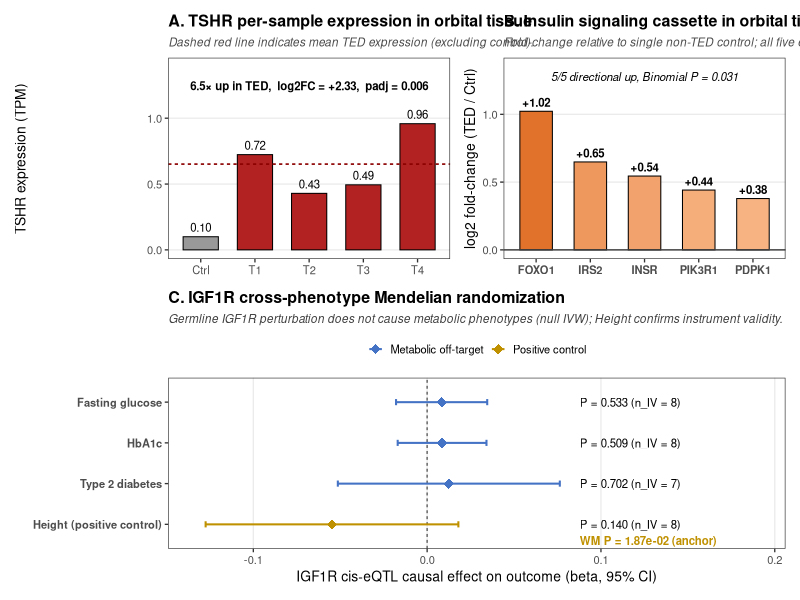
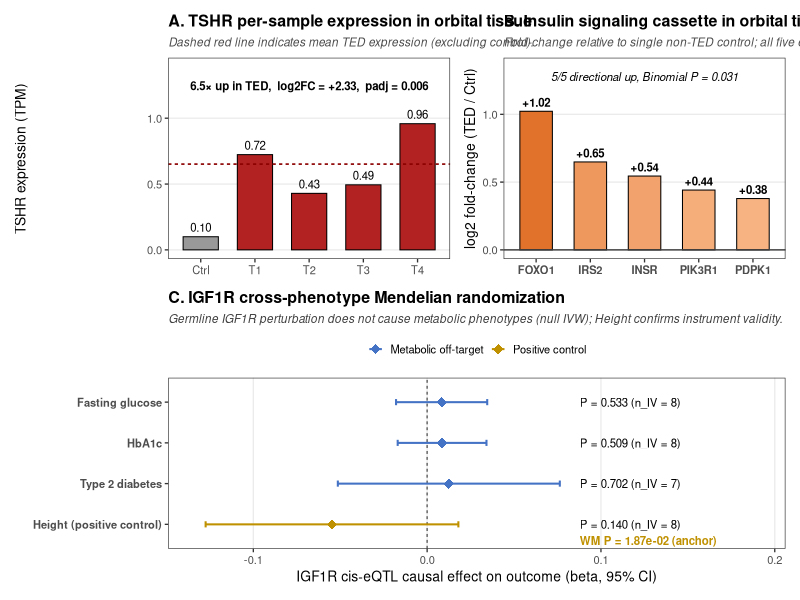
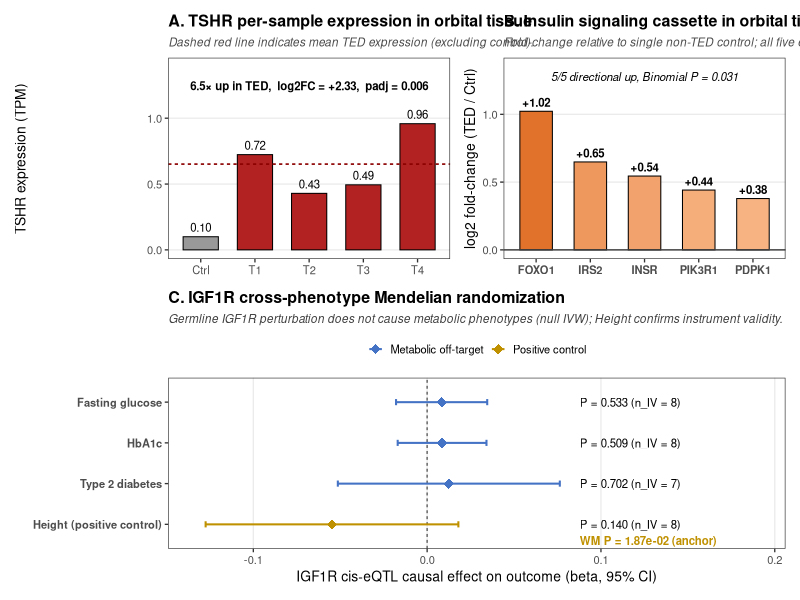

R code for these plots, in order:
# =============================================================================
# TED-TRAP — Figure 3 Main v2 (polish patch)
# Changes: remove "TED mean" text overlap, remove ★ stars, tighter layout
# =============================================================================

suppressPackageStartupMessages({
    library(ggplot2)
    library(dplyr)
    library(tidyr)
    library(patchwork)
    library(scales)
    library(grid)
})

setwd("c:/ProjectTEDGWAS")
base_family <- "sans"

# ---- Load data ----
tpm <- read.csv("TrackA_MR/data_for_fig3/candidate_sample_TPM.csv",
    stringsAsFactors = FALSE, check.names = FALSE
)
raw <- read.csv("TrackA_MR/results/05_cross_phenotype_mr.csv", stringsAsFactors = FALSE)

# =============================================================================
# Panel A — TSHR per-sample (PATCH: remove "TED mean" label, add to subtitle)
# =============================================================================
tpm_cols_TPM <- grep("_TPM$", names(tpm), value = TRUE)
tshr_tpm <- tpm %>%
    filter(Gene_Symbol == "TSHR") %>%
    select(all_of(tpm_cols_TPM))
samples <- c("2", "7", "8", "10", "11")
tshr_sample <- tibble(
    tpm = sapply(samples, function(s) {
        mean(as.numeric(tshr_tpm[, c(paste0(s, "__1_TPM"), paste0(s, "__2_TPM"))]))
    }),
    label = c("Ctrl", "T1", "T2", "T3", "T4"),
    group = c("Control", rep("TED", 4))
)
tshr_sample$label <- factor(tshr_sample$label, levels = c("Ctrl", "T1", "T2", "T3", "T4"))
ted_mean <- mean(tshr_sample$tpm[tshr_sample$group == "TED"])

panelA <- ggplot(tshr_sample, aes(x = label, y = tpm, fill = group)) +
    geom_col(width = 0.65, color = "black", linewidth = 0.35) +
    # PATCH: remove annotate text — keep dashed line only
    geom_hline(
        yintercept = ted_mean, linetype = "22",
        color = "#8B0000", linewidth = 0.55
    ) +
    geom_text(aes(label = sprintf("%.2f", tpm)), vjust = -0.55, size = 2.9) +
    scale_fill_manual(
        values = c("Control" = "grey60", "TED" = "#B22222"),
        guide = "none"
    ) +
    annotate("text",
        x = 3, y = max(tshr_sample$tpm) * 1.3,
        label = "6.5× up in TED,  log2FC = +2.33,  padj = 0.006",
        size = 2.9, fontface = "bold"
    ) +
    coord_cartesian(ylim = c(0, max(tshr_sample$tpm) * 1.45)) +
    labs(
        title = "A. TSHR per-sample expression in orbital tissue",
        subtitle = "Dashed red line indicates mean TED expression (excluding control).",
        x = NULL, y = "TSHR expression (TPM)"
    ) +
    theme_bw(base_size = 10, base_family = base_family) +
    theme(
        plot.title = element_text(face = "bold", size = 11.5),
        plot.subtitle = element_text(
            size = 8.5, face = "italic", color = "grey30",
            margin = margin(b = 6)
        ),
        panel.grid.major.x = element_blank(),
        panel.grid.minor = element_blank()
    )

# =============================================================================
# Panel B — Insulin cassette (unchanged)
# =============================================================================
ic_genes <- c("INSR", "IRS2", "FOXO1", "PIK3R1", "PDPK1")
ic_fc <- lapply(ic_genes, function(g) {
    row <- tpm %>%
        filter(Gene_Symbol == g) %>%
        select(all_of(tpm_cols_TPM))
    vals <- sapply(samples, function(s) mean(as.numeric(row[, c(paste0(s, "__1_TPM"), paste0(s, "__2_TPM"))])))
    tibble(gene = g, log2FC = log2(mean(vals[c("7", "8", "10", "11")]) / vals["2"]))
}) %>% bind_rows()
ic_fc$gene <- factor(ic_fc$gene, levels = ic_fc$gene[order(-ic_fc$log2FC)])

panelB <- ggplot(ic_fc, aes(x = gene, y = log2FC, fill = log2FC)) +
    geom_col(width = 0.6, color = "black", linewidth = 0.35) +
    geom_hline(yintercept = 0, color = "grey25", linewidth = 0.5) +
    geom_text(aes(label = sprintf("+%.2f", log2FC)),
        vjust = -0.5, size = 2.9, fontface = "bold"
    ) +
    scale_fill_gradient(
        low = "#FDD9B5", high = "#D95F0E",
        limits = c(0, 1.2), guide = "none"
    ) +
    coord_cartesian(ylim = c(0, 1.35)) +
    annotate("text",
        x = 3, y = 1.28,
        label = "5/5 directional up, Binomial P = 0.031",
        size = 2.9, fontface = "italic"
    ) +
    labs(
        title = "B. Insulin signaling cassette in orbital tissue",
        subtitle = "Fold-change relative to single non-TED control; all five effectors upregulated.",
        x = NULL, y = "log2 fold-change (TED / Ctrl)"
    ) +
    theme_bw(base_size = 10, base_family = base_family) +
    theme(
        plot.title = element_text(face = "bold", size = 11.5),
        plot.subtitle = element_text(
            size = 8.5, face = "italic", color = "grey30",
            margin = margin(b = 6)
        ),
        panel.grid.major.x = element_blank(),
        panel.grid.minor = element_blank(),
        axis.text.x = element_text(face = "bold")
    )

# =============================================================================
# Panel C — Forest plot (PATCH: remove ★, keep gold bold formatting only)
# =============================================================================
ivw <- raw %>%
    filter(method == "Inverse variance weighted") %>%
    select(outcome = outcome_name, role = outcome_role, nsnp, beta = b, se, pval) %>%
    mutate(lci = beta - 1.96 * se, uci = beta + 1.96 * se)

ivw_plot <- ivw %>%
    filter(!grepl("skin|hearing", outcome, ignore.case = TRUE)) %>%
    mutate(
        Outcome = case_when(
            grepl("Fasting.?Glucose|glucose", outcome, ignore.case = TRUE) ~ "Fasting glucose",
            grepl("HbA1c", outcome, ignore.case = TRUE) ~ "HbA1c",
            grepl("Type.?2.?Diabetes|T2D|diabetes", outcome, ignore.case = TRUE) ~ "Type 2 diabetes",
            grepl("Height|height", outcome, ignore.case = TRUE) ~ "Height (positive control)",
            TRUE ~ outcome
        ),
        Category = case_when(
            grepl("Height", Outcome) ~ "Positive control",
            TRUE ~ "Metabolic off-target"
        ),
        label_pval = ifelse(pval < 0.001, formatC(pval, format = "e", digits = 1),
            sprintf("%.3f", pval)
        )
    )

# WM P for Height
wm_height_val <- raw %>%
    filter(
        method == "Weighted median",
        grepl("Height", outcome_name, ignore.case = TRUE)
    ) %>%
    pull(pval)
wm_height <- if (length(wm_height_val) > 0) formatC(wm_height_val, format = "e", digits = 2) else "NA"

ivw_plot$Outcome <- factor(ivw_plot$Outcome,
    levels = rev(c(
        "Fasting glucose", "HbA1c", "Type 2 diabetes",
        "Height (positive control)"
    ))
)

panelC <- ggplot(ivw_plot, aes(x = beta, y = Outcome, color = Category)) +
    geom_vline(xintercept = 0, linetype = "22", color = "grey40", linewidth = 0.5) +
    geom_errorbarh(aes(xmin = lci, xmax = uci), height = 0.15, linewidth = 0.7) +
    geom_point(size = 3.2, shape = 18) +
    geom_text(
        aes(
            x = max(ivw_plot$uci) * 1.15,
            label = paste0("P = ", label_pval, " (n_IV = ", nsnp, ")")
        ),
        color = "black", hjust = 0, size = 2.9, family = base_family
    ) +
    # PATCH: remove ★, keep gold bold
    annotate("text",
        x = max(ivw_plot$uci) * 1.15, y = 1,
        label = paste0("WM P = ", wm_height, " (anchor)"),
        color = "#BF9000", hjust = 0, size = 2.9, fontface = "bold",
        vjust = 2.3
    ) +
    scale_color_manual(
        values = c(
            "Metabolic off-target" = "#4472C4",
            "Positive control" = "#BF9000"
        ),
        name = NULL
    ) +
    scale_x_continuous(expand = expansion(mult = c(0.1, 0.55))) +
    labs(
        title = "C. IGF1R cross-phenotype Mendelian randomization",
        subtitle = "Germline IGF1R perturbation does not cause metabolic phenotypes (null IVW); Height confirms instrument validity.",
        x = "IGF1R cis-eQTL causal effect on outcome (beta, 95% CI)",
        y = NULL
    ) +
    theme_bw(base_size = 10, base_family = base_family) +
    theme(
        plot.title = element_text(face = "bold", size = 11.5),
        plot.subtitle = element_text(
            size = 8.5, face = "italic", color = "grey25",
            margin = margin(b = 6)
        ),
        panel.grid.major.y = element_blank(),
        panel.grid.minor = element_blank(),
        legend.position = "top",
        legend.key.size = unit(0.4, "cm"),
        axis.text.y = element_text(face = "bold")
    )

# =============================================================================
# Assemble — PATCH: tighter Panel C height
# =============================================================================
combined <- (panelA | panelB) / panelC +
    plot_layout(heights = c(1, 0.85)) # PATCH: was c(1, 1.1)

ggsave("TrackA_MR/figures/Figure3_main_3panel_v2.pdf", combined,
    width = 11, height = 8, device = cairo_pdf, bg = "white"
) # PATCH: height 9→8
ggsave("TrackA_MR/figures/Figure3_main_3panel_v2.png", combined,
    width = 11, height = 8, dpi = 600, bg = "white"
)
ggsave("TrackA_MR/figures/Figure3_main_3panel_v2.tiff", combined,
    width = 11, height = 8, dpi = 600, compression = "lzw", bg = "white"
)

cat("\n✅ Figure 3 Main v2 saved (text overlap + star removed, tighter layout)\n")
